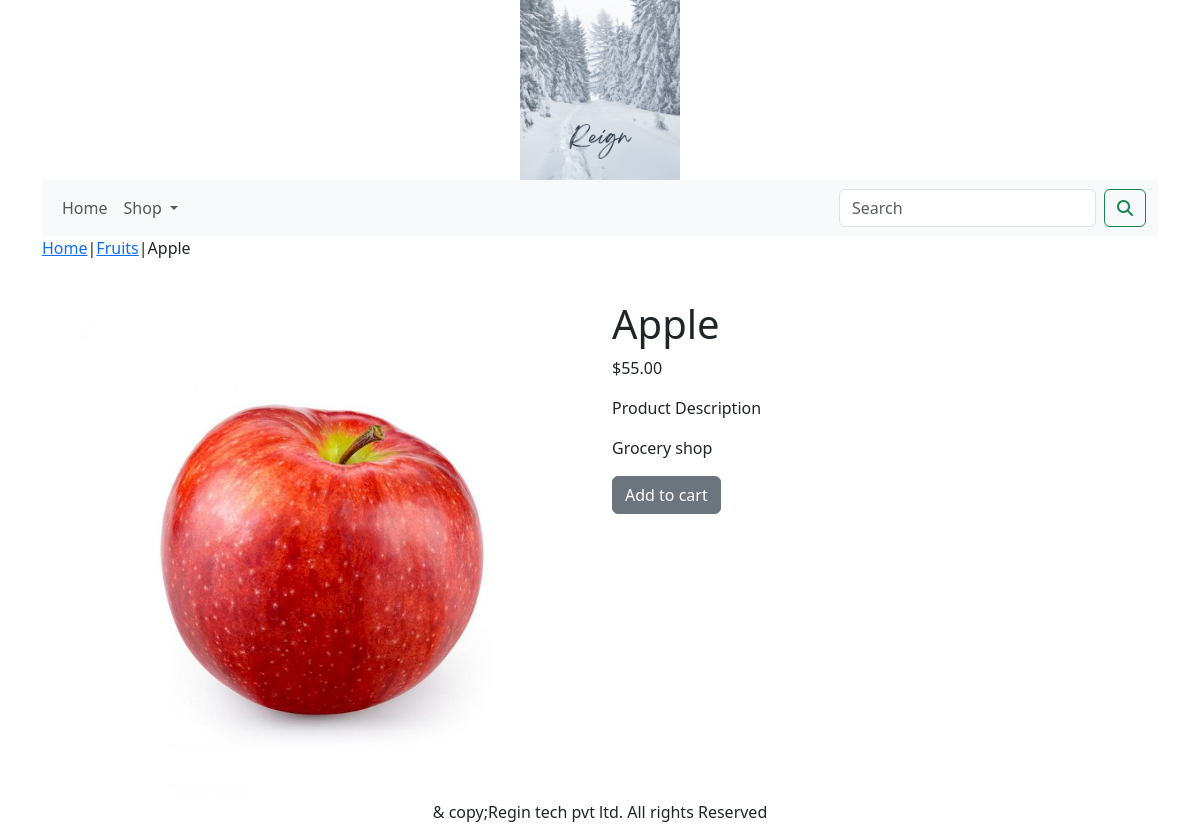
The page /shop/fruits/apple/ on the database its author committed.
### shop/models.py (models this page shows, shortened)
class Product(models.Model):
    name = models.CharField(max_length=250, unique=True)
    slug = models.SlugField(max_length=250, unique=True)
    description = models.TextField(blank=True)
    price = models.DecimalField(max_digits=10, decimal_places=2)
    category = models.ForeignKey(Category, on_delete=models.CASCADE)
    image = models.ImageField(upload_to='product', blank=True)
    stoke = models.IntegerField()
    available = models.BooleanField(default=True)
    created = models.DateTimeField(auto_now_add=True)
    updated = models.DateTimeField(auto_now=True)
    class Meta:
        ordering = ('name',)
        verbose_name = 'product'
        verbose_name_plural = 'products'

class Category(models.Model):
    name = models.CharField(max_length=250, unique=True)
    slug = models.SlugField(max_length=250, unique=True)
    description = models.TextField(blank=True)
    image = models.ImageField(upload_to='category', blank=True)
    class Meta:
        ordering = ('name',)
        verbose_name = 'category'
        verbose_name_plural = 'categories'
    def get_url(self):
        return reverse('shop:product_by_category', args=[self.slug])
    def __str__(self):
        return '{}'.format(self.name)

### shop/views.py (the view)
# urls.py: path('<slug:c_slug>/<slug:product_slug>/',views.proDetail,name='prodCatdetail'),
def proDetail(request,c_slug,product_slug):
    try:
        product=Product.objects.get(category__slug=c_slug,slug=product_slug)
    except Exception as e:
        raise e
    return render(request,'product.html',{'product':product})

### cart/context_processors.py (called while the page is built)
def counter(request):
    item_count=0
    if 'admin' in request.path:
        return {}
    else:
        try:
            cart=Cart.objects.filter(cart_id=_cart_id(request))
            cart_items=CartItem.objects.all().filter(cart=cart[:1])
            for cart_item in cart_items:
                item_count += cart_item.quantity
        except Cart.DoesNotExist:
            item_count = 0
    return dict(item_count=item_count)

### cart/views.py (called while the page is built)
def _cart_id(request):
    cart=request.session.session_key
    if not cart:
        cart=request.session.create()
    return cart

### shop/context_processors.py (called while the page is built)
def menu_links(request):
    links=Category.objects.all()
    return dict(links=links)

### templates/product.html (shortened to what this page needs)
{% extends 'base.html' %}
{% load static %}
{% block content %}
<div class="row my_prod_row_class">
    <div class="mx_auto">
        <p><a href="{% url 'shop:allProdCat' %}">Home</a>|<a href="{{product.category.get_url}}">{{product.category}}</a>|{{product.name}}</p>
    </div>
</div>
<div class="container">
<br>
<div class="row">
    <div class="col-12 col-sm-12 col-md-12 col-lg-6 text-center">
        <div style="min-width:18rem">
            <img src="{{product.image.url}}" alt="{{product.name}}" width="500"; height="500";>
        </div>
    </div>
<div class="col-12 col-sm-12 col-md-12 col-lg-6">
        <h1 class="my_prod_title">{{product.name}}</h1>
        <p>${{product.price}}</p>
        <p class="my_title">Product Description</p>
        <p class="text-justify my_prod_text">{{product.description}}</p>
        {% if product.stoke <= 0 %}
        <p class="text-justify my_prod_text"><b>Out of Stock</b></p>
        {% else %}
        <a class="btn btn-secondary" href="{% url 'cart:add_cart' product.id %}">Add to cart</a>
        {% endif %}
    </div>
</div>
</div>
</div>
{% endblock %}

### rows shown on the page
Product: category "Fruits", name "Apple", image (picture), price "55.00", description "Grocery shop"
